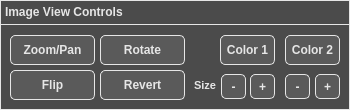
     <widget class="QFrame" name="ImageViewControlsFrame_O">
      <property name="geometry">
       <rect>
        <x>10</x>
        <y>555</y>
        <width>350</width>
        <height>110</height>
       </rect>
      </property>
      <property name="styleSheet">
       <string notr="true">QFrame { 
	background-color: #4b4b4b;
	border: 1px solid #e6e6e6; /* Border  */
}</string>
      </property>
      <property name="frameShape">
       <enum>QFrame::StyledPanel</enum>
      </property>
      <property name="frameShadow">
       <enum>QFrame::Raised</enum>
      </property>
      <widget class="QTextEdit" name="ImageViewFrameHeaderText_O">
       <property name="geometry">
        <rect>
         <x>0</x>
         <y>0</y>
         <width>350</width>
         <height>25</height>
        </rect>
       </property>
       <property name="font">
        <font>
         <pointsize>10</pointsize>
         <weight>75</weight>
         <bold>true</bold>
        </font>
       </property>
       <property name="styleSheet">
        <string notr="true">QTextEdit { 
	background-color: #4b4b4b;
	color: #e6e6e6; /* Text color */
	border: 1px solid #e6e6e6; /* Border  */
}</string>
       </property>
       <property name="verticalScrollBarPolicy">
        <enum>Qt::ScrollBarAlwaysOff</enum>
       </property>
       <property name="horizontalScrollBarPolicy">
        <enum>Qt::ScrollBarAlwaysOff</enum>
       </property>
       <property name="readOnly">
        <bool>true</bool>
       </property>
       <property name="html">
        <string>&lt;!DOCTYPE HTML PUBLIC &quot;-//W3C//DTD HTML 4.0//EN&quot; &quot;http://www.w3.org/TR/REC-html40/strict.dtd&quot;&gt;
&lt;html&gt;&lt;head&gt;&lt;meta name=&quot;qrichtext&quot; content=&quot;1&quot; /&gt;&lt;style type=&quot;text/css&quot;&gt;
p, li { white-space: pre-wrap; }
&lt;/style&gt;&lt;/head&gt;&lt;body style=&quot; font-family:'MS Shell Dlg 2'; font-size:10pt; font-weight:600; font-style:normal;&quot;&gt;
&lt;p style=&quot; margin-top:0px; margin-bottom:0px; margin-left:0px; margin-right:0px; -qt-block-indent:0; text-indent:0px;&quot;&gt;&lt;span style=&quot; font-size:9pt;&quot;&gt;Image View Controls&lt;/span&gt;&lt;/p&gt;&lt;/body&gt;&lt;/html&gt;</string>
       </property>
      </widget>
      <widget class="QPushButton" name="ZoomPanButton_O">
       <property name="geometry">
        <rect>
         <x>10</x>
         <y>35</y>
         <width>85</width>
         <height>30</height>
        </rect>
       </property>
       <property name="font">
        <font>
         <pointsize>9</pointsize>
         <weight>75</weight>
         <bold>true</bold>
        </font>
       </property>
       <property name="styleSheet">
        <string notr="true">QPushButton {
    background-color: #5a5a5a;
    color: #e6e6e6; /* Text color */
    border: 1px solid #e6e6e6; /* Border  */
    border-radius: 5px; /* Optional: Rounded corners */
    padding: 5px; /* Optional: Padding around text */
}

QPushButton:hover {
    background-color: #666f75; /* Grey-blue when hovered */
}

QPushButton:pressed {
    background-color: #7b8e9c; /* More blue when pressed */
}</string>
       </property>
       <property name="text">
        <string>Zoom/Pan</string>
       </property>
      </widget>
      <widget class="QPushButton" name="RotateButton_O">
       <property name="geometry">
        <rect>
         <x>100</x>
         <y>35</y>
         <width>85</width>
         <height>30</height>
        </rect>
       </property>
       <property name="font">
        <font>
         <pointsize>9</pointsize>
         <weight>75</weight>
         <bold>true</bold>
        </font>
       </property>
       <property name="styleSheet">
        <string notr="true">QPushButton {
    background-color: #5a5a5a;
    color: #e6e6e6; /* Text color */
    border: 1px solid #e6e6e6; /* Border  */
    border-radius: 5px; /* Optional: Rounded corners */
    padding: 5px; /* Optional: Padding around text */
}

QPushButton:hover {
    background-color: #666f75; /* Grey-blue when hovered */
}

QPushButton:pressed {
    background-color: #7b8e9c; /* More blue when pressed */
}</string>
       </property>
       <property name="text">
        <string>Rotate</string>
       </property>
      </widget>
      <widget class="QPushButton" name="RevertButton_O">
       <property name="geometry">
        <rect>
         <x>100</x>
         <y>70</y>
         <width>85</width>
         <height>30</height>
        </rect>
       </property>
       <property name="font">
        <font>
         <pointsize>9</pointsize>
         <weight>75</weight>
         <bold>true</bold>
        </font>
       </property>
       <property name="styleSheet">
        <string notr="true">QPushButton {
    background-color: #5a5a5a;
    color: #e6e6e6; /* Text color */
    border: 1px solid #e6e6e6; /* Border  */
    border-radius: 5px; /* Optional: Rounded corners */
    padding: 5px; /* Optional: Padding around text */
}

QPushButton:hover {
    background-color: #666f75; /* Grey-blue when hovered */
}

QPushButton:pressed {
    background-color: #7b8e9c; /* More blue when pressed */
}</string>
       </property>
       <property name="text">
        <string>Revert</string>
       </property>
      </widget>
      <widget class="QPushButton" name="FlipButton_O">
       <property name="geometry">
        <rect>
         <x>10</x>
         <y>70</y>
         <width>85</width>
         <height>30</height>
        </rect>
       </property>
       <property name="font">
        <font>
         <pointsize>9</pointsize>
         <weight>75</weight>
         <bold>true</bold>
        </font>
       </property>
       <property name="styleSheet">
        <string notr="true">QPushButton {
    background-color: #5a5a5a;
    color: #e6e6e6; /* Text color */
    border: 1px solid #e6e6e6; /* Border  */
    border-radius: 5px; /* Optional: Rounded corners */
    padding: 5px; /* Optional: Padding around text */
}

QPushButton:hover {
    background-color: #666f75; /* Grey-blue when hovered */
}

QPushButton:pressed {
    background-color: #7b8e9c; /* More blue when pressed */
}</string>
       </property>
       <property name="text">
        <string>Flip</string>
       </property>
      </widget>
      <widget class="QPushButton" name="GrowFiducialButton2_O">
       <property name="geometry">
        <rect>
         <x>315</x>
         <y>74</y>
         <width>25</width>
         <height>25</height>
        </rect>
       </property>
       <property name="font">
        <font>
         <pointsize>9</pointsize>
         <weight>75</weight>
         <bold>true</bold>
        </font>
       </property>
       <property name="styleSheet">
        <string notr="true">QPushButton {
    background-color: #5a5a5a;
    color: #e6e6e6; /* Text color */
    border: 1px solid #e6e6e6; /* Border  */
    border-radius: 5px; /* Optional: Rounded corners */
    padding: 5px; /* Optional: Padding around text */
}

QPushButton:hover {
    background-color: #666f75; /* Grey-blue when hovered */
}

QPushButton:pressed {
    background-color: #7b8e9c; /* More blue when pressed */
}</string>
       </property>
       <property name="text">
        <string>+</string>
       </property>
      </widget>
      <widget class="QTextEdit" name="FiducialSizeText_O">
       <property name="geometry">
        <rect>
         <x>180</x>
         <y>74</y>
         <width>41</width>
         <height>30</height>
        </rect>
       </property>
       <property name="font">
        <font>
         <pointsize>10</pointsize>
        </font>
       </property>
       <property name="styleSheet">
        <string notr="true">QTextEdit { 
	background-color: #4b4b4b;
	color: #e6e6e6; /* Text color */
	border: 1px solid #4b4b4b; /* Border  */
    border-radius: 5px; /* Optional: Rounded corners */
}</string>
       </property>
       <property name="verticalScrollBarPolicy">
        <enum>Qt::ScrollBarAlwaysOff</enum>
       </property>
       <property name="horizontalScrollBarPolicy">
        <enum>Qt::ScrollBarAlwaysOff</enum>
       </property>
       <property name="readOnly">
        <bool>true</bool>
       </property>
       <property name="html">
        <string>&lt;!DOCTYPE HTML PUBLIC &quot;-//W3C//DTD HTML 4.0//EN&quot; &quot;http://www.w3.org/TR/REC-html40/strict.dtd&quot;&gt;
&lt;html&gt;&lt;head&gt;&lt;meta name=&quot;qrichtext&quot; content=&quot;1&quot; /&gt;&lt;style type=&quot;text/css&quot;&gt;
p, li { white-space: pre-wrap; }
&lt;/style&gt;&lt;/head&gt;&lt;body style=&quot; font-family:'MS Shell Dlg 2'; font-size:10pt; font-weight:400; font-style:normal;&quot;&gt;
&lt;p align=&quot;right&quot; style=&quot; margin-top:0px; margin-bottom:0px; margin-left:0px; margin-right:0px; -qt-block-indent:0; text-indent:0px;&quot;&gt;&lt;span style=&quot; font-size:8.25pt; font-weight:600;&quot;&gt;Size&lt;/span&gt;&lt;/p&gt;&lt;/body&gt;&lt;/html&gt;</string>
       </property>
      </widget>
      <widget class="QPushButton" name="ColorFiducialButton_O">
       <property name="geometry">
        <rect>
         <x>220</x>
         <y>35</y>
         <width>55</width>
         <height>30</height>
        </rect>
       </property>
       <property name="font">
        <font>
         <pointsize>9</pointsize>
         <weight>75</weight>
         <bold>true</bold>
        </font>
       </property>
       <property name="styleSheet">
        <string notr="true">QPushButton {
    background-color: #5a5a5a;
    color: #e6e6e6; /* Text color */
    border: 1px solid #e6e6e6; /* Border  */
    border-radius: 5px; /* Optional: Rounded corners */
    padding: 5px; /* Optional: Padding around text */
}

QPushButton:hover {
    background-color: #666f75; /* Grey-blue when hovered */
}

QPushButton:pressed {
    background-color: #7b8e9c; /* More blue when pressed */
}</string>
       </property>
       <property name="text">
        <string>Color 1</string>
       </property>
      </widget>
      <widget class="QPushButton" name="ShrinkFiducialButton2_O">
       <property name="geometry">
        <rect>
         <x>285</x>
         <y>74</y>
         <width>25</width>
         <height>25</height>
        </rect>
       </property>
       <property name="font">
        <font>
         <pointsize>9</pointsize>
         <weight>75</weight>
         <bold>true</bold>
        </font>
       </property>
       <property name="styleSheet">
        <string notr="true">QPushButton {
    background-color: #5a5a5a;
    color: #e6e6e6; /* Text color */
    border: 1px solid #e6e6e6; /* Border  */
    border-radius: 5px; /* Optional: Rounded corners */
    padding: 5px; /* Optional: Padding around text */
}

QPushButton:hover {
    background-color: #666f75; /* Grey-blue when hovered */
}

QPushButton:pressed {
    background-color: #7b8e9c; /* More blue when pressed */
}</string>
       </property>
       <property name="text">
        <string>-</string>
       </property>
      </widget>
      <widget class="QPushButton" name="ColorFiducialButton2_O">
       <property name="geometry">
        <rect>
         <x>285</x>
         <y>35</y>
         <width>55</width>
         <height>30</height>
        </rect>
       </property>
       <property name="font">
        <font>
         <pointsize>9</pointsize>
         <weight>75</weight>
         <bold>true</bold>
        </font>
       </property>
       <property name="styleSheet">
        <string notr="true">QPushButton {
    background-color: #5a5a5a;
    color: #e6e6e6; /* Text color */
    border: 1px solid #e6e6e6; /* Border  */
    border-radius: 5px; /* Optional: Rounded corners */
    padding: 5px; /* Optional: Padding around text */
}

QPushButton:hover {
    background-color: #666f75; /* Grey-blue when hovered */
}

QPushButton:pressed {
    background-color: #7b8e9c; /* More blue when pressed */
}</string>
       </property>
       <property name="text">
        <string>Color 2</string>
       </property>
      </widget>
      <widget class="QPushButton" name="GrowFiducialButton_O">
       <property name="geometry">
        <rect>
         <x>250</x>
         <y>74</y>
         <width>25</width>
         <height>25</height>
        </rect>
       </property>
       <property name="font">
        <font>
         <pointsize>9</pointsize>
         <weight>75</weight>
         <bold>true</bold>
        </font>
       </property>
       <property name="styleSheet">
        <string notr="true">QPushButton {
    background-color: #5a5a5a;
    color: #e6e6e6; /* Text color */
    border: 1px solid #e6e6e6; /* Border  */
    border-radius: 5px; /* Optional: Rounded corners */
    padding: 5px; /* Optional: Padding around text */
}

QPushButton:hover {
    background-color: #666f75; /* Grey-blue when hovered */
}

QPushButton:pressed {
    background-color: #7b8e9c; /* More blue when pressed */
}</string>
       </property>
       <property name="text">
        <string>+</string>
       </property>
      </widget>
      <widget class="QPushButton" name="ShrinkFiducialButton_O">
       <property name="geometry">
        <rect>
         <x>221</x>
         <y>74</y>
         <width>25</width>
         <height>25</height>
        </rect>
       </property>
       <property name="font">
        <font>
         <pointsize>9</pointsize>
         <weight>75</weight>
         <bold>true</bold>
        </font>
       </property>
       <property name="styleSheet">
        <string notr="true">QPushButton {
    background-color: #5a5a5a;
    color: #e6e6e6; /* Text color */
    border: 1px solid #e6e6e6; /* Border  */
    border-radius: 5px; /* Optional: Rounded corners */
    padding: 5px; /* Optional: Padding around text */
}

QPushButton:hover {
    background-color: #666f75; /* Grey-blue when hovered */
}

QPushButton:pressed {
    background-color: #7b8e9c; /* More blue when pressed */
}</string>
       </property>
       <property name="text">
        <string>-</string>
       </property>
      </widget>
      <zorder>ImageViewFrameHeaderText_O</zorder>
      <zorder>ZoomPanButton_O</zorder>
      <zorder>RotateButton_O</zorder>
      <zorder>FlipButton_O</zorder>
      <zorder>GrowFiducialButton2_O</zorder>
      <zorder>FiducialSizeText_O</zorder>
      <zorder>ColorFiducialButton_O</zorder>
      <zorder>ShrinkFiducialButton2_O</zorder>
      <zorder>ColorFiducialButton2_O</zorder>
      <zorder>RevertButton_O</zorder>
      <zorder>GrowFiducialButton_O</zorder>
      <zorder>ShrinkFiducialButton_O</zorder>
     </widget>
